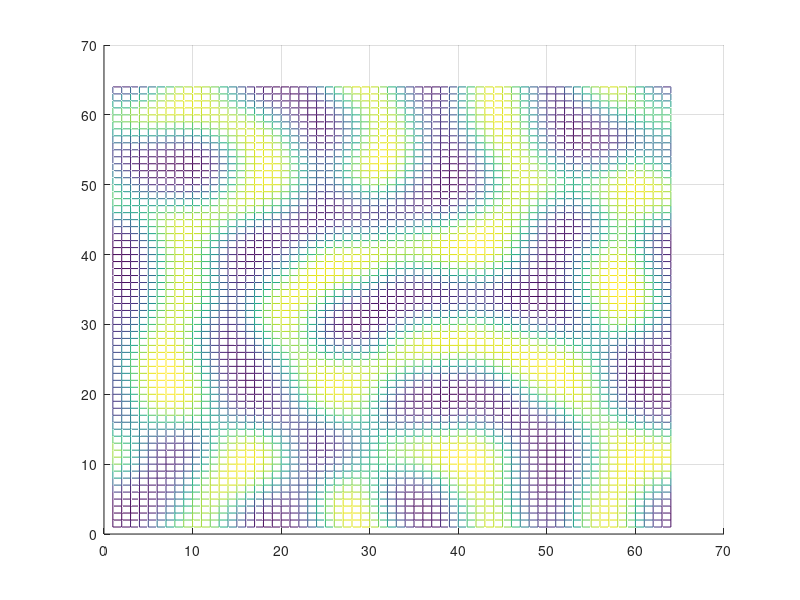

This chart was generated by the following MATLAB code:
clear all;
clc;
clf;
more off;
Nx = 64;
Ny = 64;

for i=1:Nx
for j=1:Ny
c(i,j) = 0.5 + 0.1*(0.5-rand());
endfor
endfor
mesh(c);
view(2);
pause(0);
dt = 0.5;
halfNx = Nx/2;
halfNy = Ny/2;
delkx = 2*pi/Nx;
delky = 2*pi/Ny;
A = 1.0;
M = 1.0;
kappa = 1.0;

for m=1:10
for n=1:13
g = 2.*A.*c.*(1.-c).*(1.-2.*c);
ghat = fft2(g);
chat = fft2(c);

for i=1:Nx
if((i-1) <= halfNx) kx = (i-1)*delkx;
endif
if((i-1) > halfNx) kx = (i-1-Nx)*delkx;
endif
for j=1:Ny
if((j-1) <= halfNy) ky = (j-1)*delky;
endif
if((j-1) > halfNy) ky = (j-1-Ny)*delky;
endif
k2 = kx*kx + ky*ky;
k4 = k2*k2;
chat(i,j) = (chat(i,j) - M*dt*k2*ghat(i,j))/(1+2*M*kappa*k4*dt);
endfor
endfor
c = real(ifft2(chat));
endfor
mesh(c);
view(2);
pause(0);
endfor
